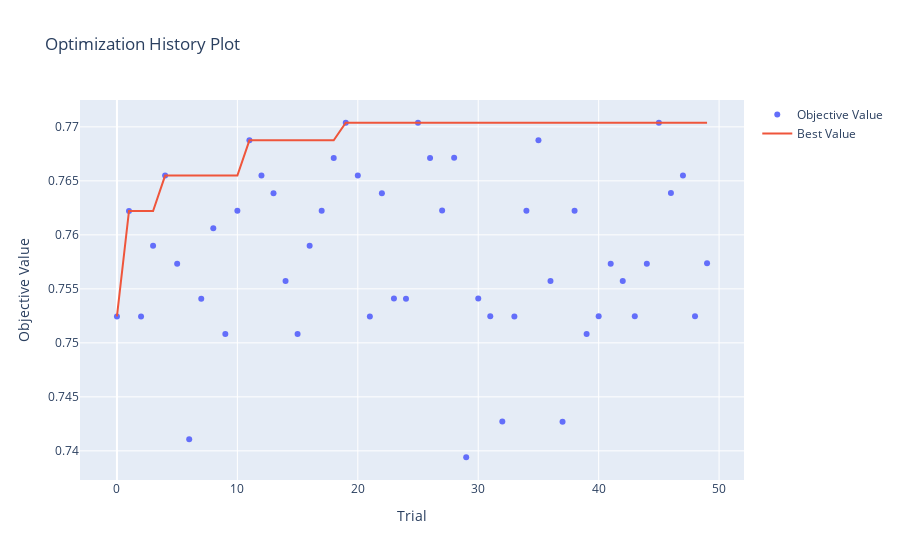

Write notebook code for a chart like this one.
### Code cell
# Optimization History 
plot_optimization_history(study).show()
